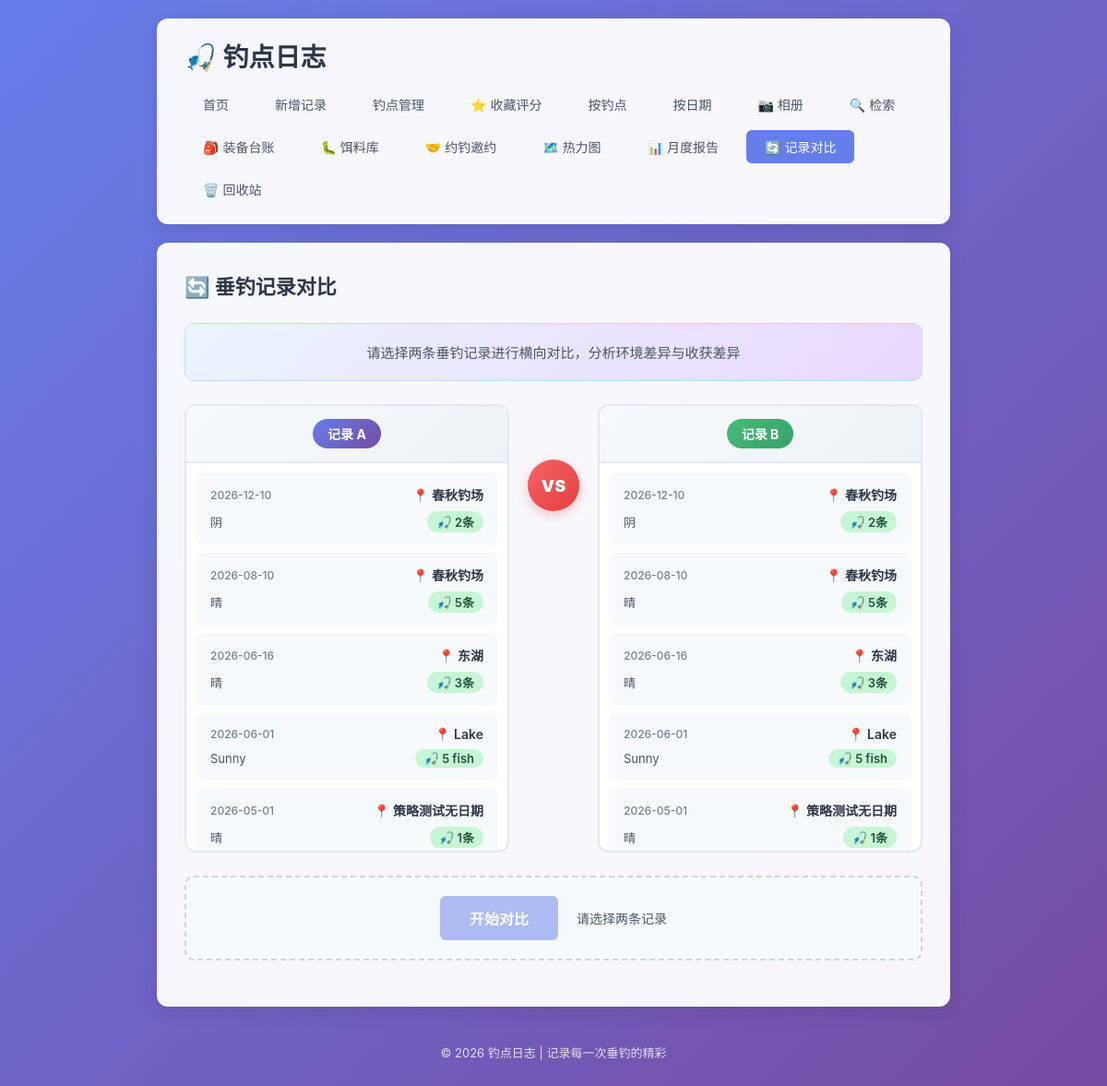
The page /compare on the database as committed earlier.
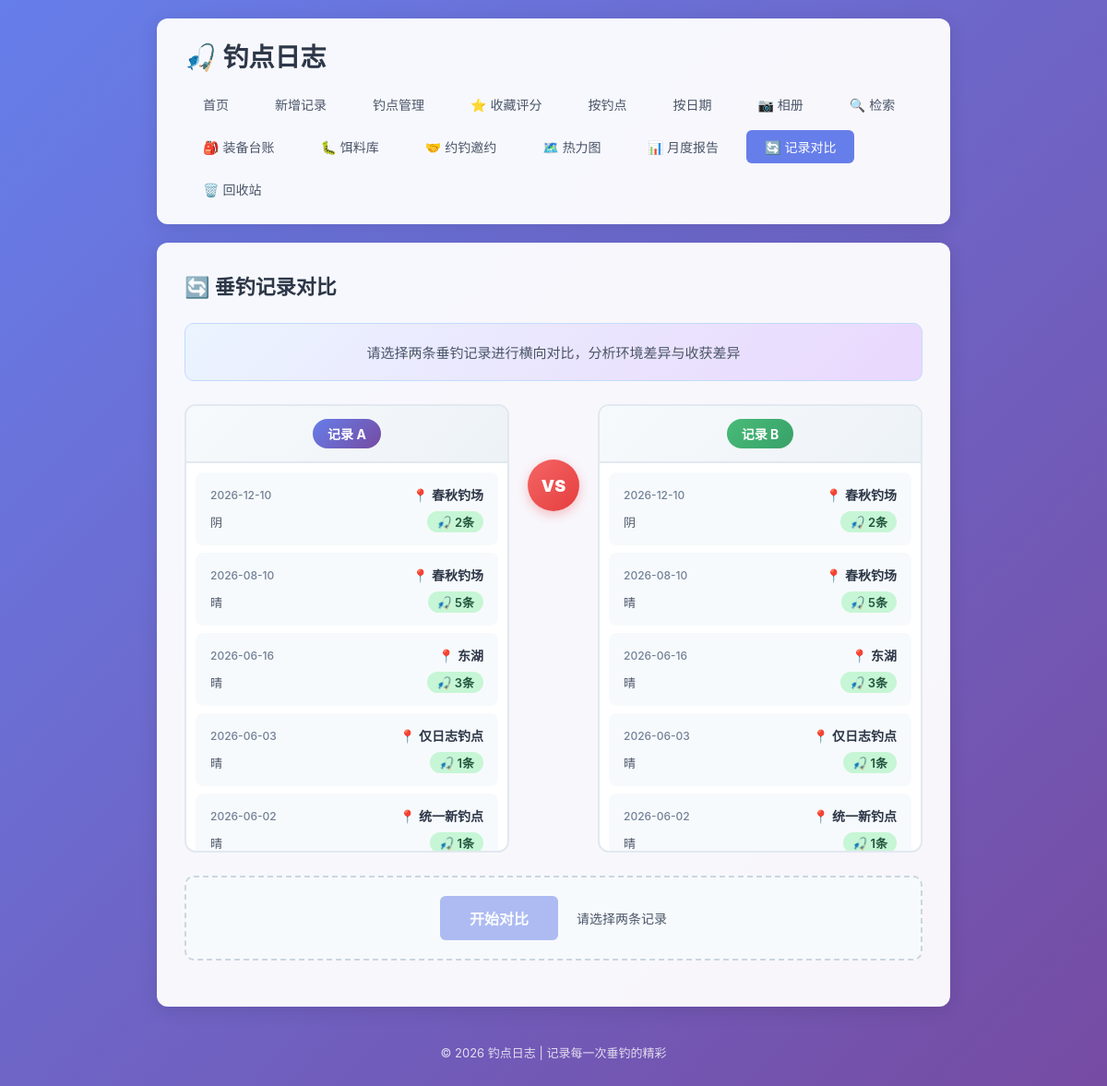
The same page on the database as committed later.
### tables this page shows
CREATE TABLE fishing_logs (
            id INTEGER PRIMARY KEY AUTOINCREMENT,
            spot TEXT NOT NULL,
            weather TEXT NOT NULL,
            water_level TEXT NOT NULL,
            bait TEXT NOT NULL,
            fish_species TEXT NOT NULL,
            harvest TEXT NOT NULL,
            next_strategy TEXT,
            created_at DATE NOT NULL
        , temperature TEXT, humidity TEXT, wind TEXT, deleted_at TIMESTAMP, next_strategy_date DATE);

### app.py (the view)
@app.route('/compare')
def compare_select():
    conn = get_db()
    logs = conn.execute('''
        SELECT id, spot, created_at, harvest, fish_species, weather
        FROM fishing_logs
        WHERE deleted_at IS NULL
        ORDER BY created_at DESC, id DESC
        LIMIT 100
    ''').fetchall()
    log_list = []
    for log in logs:
        log_dict = dict(log)
        log_dict['harvest_value'] = parse_harvest_value(log['harvest'])
        log_list.append(log_dict)
    total = conn.execute(
        'SELECT COUNT(*) as cnt FROM fishing_logs WHERE deleted_at IS NULL'
    ).fetchone()['cnt']
    conn.close()
    log1_id = request.args.get('log1', type=int)
    log2_id = request.args.get('log2', type=int)
    return render_template(
        'compare.html',
        log_list=log_list,
        total_logs=total,
        log1_id=log1_id,
        log2_id=log2_id,
        show_results=False
    )

### app.py (called while the page is built, shortened)
def get_db():
    conn = sqlite3.connect(DB_PATH)
    conn.row_factory = sqlite3.Row
    return conn

def parse_harvest_value(harvest_str):
    if not harvest_str:
        return 0
    harvest_str = str(harvest_str).strip()
    if not harvest_str:
        return 0
    zero_keywords = [
        '空军', '白板', '打龟', '空手', '空竿', '光头',
        '没钓到', '无收获', '零收获', '零', '0', '打飞机',
        '参军', '空', '龟', '白跑一趟', '参军了', '空军了'
    ]
    lower_str = harvest_str.lower()
    for kw in zero_keywords:
        if kw.lower() in lower_str:
            return 0
    matches = re.findall(r'(\d+(?:\.\d+)?)', harvest_str)
    if matches:
        num_str = matches[-1]
        try:
            if '.' in num_str:
                return float(num_str)
            else:
                return int(num_str)
        except ValueError:
            pass

### templates/compare.html (shortened to what this page needs)
{% extends 'base.html' %}
{% block content %}
    <div class="page-header">
        <h2>🔄 垂钓记录对比</h2>
    </div>
    {% if not show_results %}
        <div class="compare-select-section">
            <div class="compare-select-hint">
                <p>请选择两条垂钓记录进行横向对比，分析环境差异与收获差异</p>
            </div>
            <div class="compare-selectors">
                <div class="compare-selector">
                    <div class="selector-label">
                        <span class="selector-badge selector-badge-1">记录 A</span>
                    </div>
                    <div class="selector-log-list" id="logList1">
                        {% for log in log_list %}
                            <div class="selector-log-item {% if log1_id == log['id'] %}selected{% endif %}"
                                 data-log-id="{{ log['id'] }}"
                                 data-side="1"
                                 onclick="selectLog({{ log['id'] }}, 1)">
                                <div class="selector-log-header">
                                    <span class="selector-log-date">{{ log['created_at'] }}</span>
                                    <span class="selector-log-spot">📍 {{ log['spot'] }}</span>
                                </div>
                                <div class="selector-log-body">
                                    <span class="selector-log-weather">{{ log['weather'] }}</span>
                                    <span class="selector-log-harvest {% if log['harvest_value'] > 0 %}good{% else %}bad{% endif %}">
                                        🎣 {{ log['harvest'] }}
                                    </span>
                                </div>
                            </div>
                        {% endfor %}
                    </div>
                </div>
                <div class="compare-vs">
                    <div class="vs-text">VS</div>
                </div>
                <div class="compare-selector">
                    <div class="selector-label">
                        <span class="selector-badge selector-badge-2">记录 B</span>
                    </div>
                    <div class="selector-log-list" id="logList2">
                        {% for log in log_list %}
                            <div class="selector-log-item {% if log2_id == log['id'] %}selected{% endif %}"
                                 data-log-id="{{ log['id'] }}"
                                 data-side="2"
                                 onclick="selectLog({{ log['id'] }}, 2)">
                                <div class="selector-log-header">
                                    <span class="selector-log-date">{{ log['created_at'] }}</span>
                                    <span class="selector-log-spot">📍 {{ log['spot'] }}</span>
                                </div>
                                <div class="selector-log-body">
                                    <span class="selector-log-weather">{{ log['weather'] }}</span>
                                    <span class="selector-log-harvest {% if log['harvest_value'] > 0 %}good{% else %}bad{% endif %}">
                                        🎣 {{ log['harvest'] }}
                                    </span>
                                </div>
                            </div>
                        {% endfor %}
                    </div>
                </div>
            </div>
            <div class="compare-actions">
                <button class="btn btn-primary btn-compare" id="compareBtn" onclick="startCompare()" disabled>
                    开始对比
                </button>
                <div class="compare-selected-info" id="selectedInfo">
                </div>
            </div>
        </div>
    {% endif %}
{% endblock %}

Rows that differ between the two databases and show on the page:
no longer on this page (row unchanged): fishing_logs: created_at "2026-06-01", spot "Lake", weather "Sunny", harvest "5 fish"
no longer on this page (row unchanged): fishing_logs: created_at "2026-05-01", spot "策略测试无日期", weather "晴", harvest "1条"
added fishing_logs: created_at "2026-06-03", spot "仅日志钓点", weather "晴", harvest "1条"
added fishing_logs: created_at "2026-06-02", spot "统一新钓点", weather "晴", harvest "1条"
